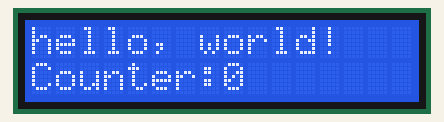
Bench run of a sketch on a simulated Arduino Uno, built with avr-gcc and run on an emulated ATmega328P. Shown: 16×2 character LCD.

Above: at 0.1 s.
At 5.1 s:
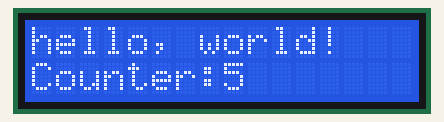
At 10.1 s:
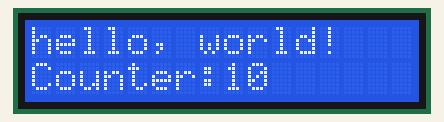
At 20.1 s:
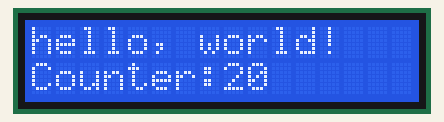
At 29.1 s:
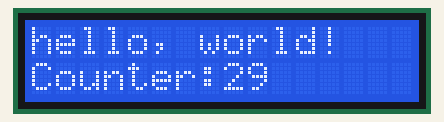
At 39.1 s:
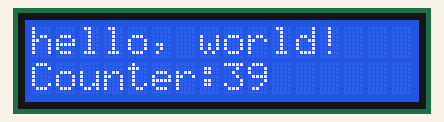

Measured:
- what the display in image 1 shows lasts 1.0 s, from 5.0 s to 6.0 s

The sketch:

LCDScreeTestCode.ino
```cpp
#include <LiquidCrystal_I2C.h>
// initialize the library with the numbers of the interface pins
LiquidCrystal_I2C lcd(0x27, 16, 2);
void setup() {
  lcd.init(); // initialize the lcd
  lcd.backlight(); // Turn on backlight
  lcd.print("hello, world!");// Print a message to the LCD
}
void loop() {
  // (note: line 1 is the second row, since counting begins with 0):
  lcd.setCursor(0, 1);// set the cursor to column 0, line 1
  // print the number of seconds since reset:
  lcd.print("Counter:");
  lcd.print(millis() / 1000);
}

/*----- CIRCUIT NOTES ------
  - gray is ground
  - white to 5 volts
  - orange to SCL on digital side
  - yellow to SDA on digital side
*/
```
